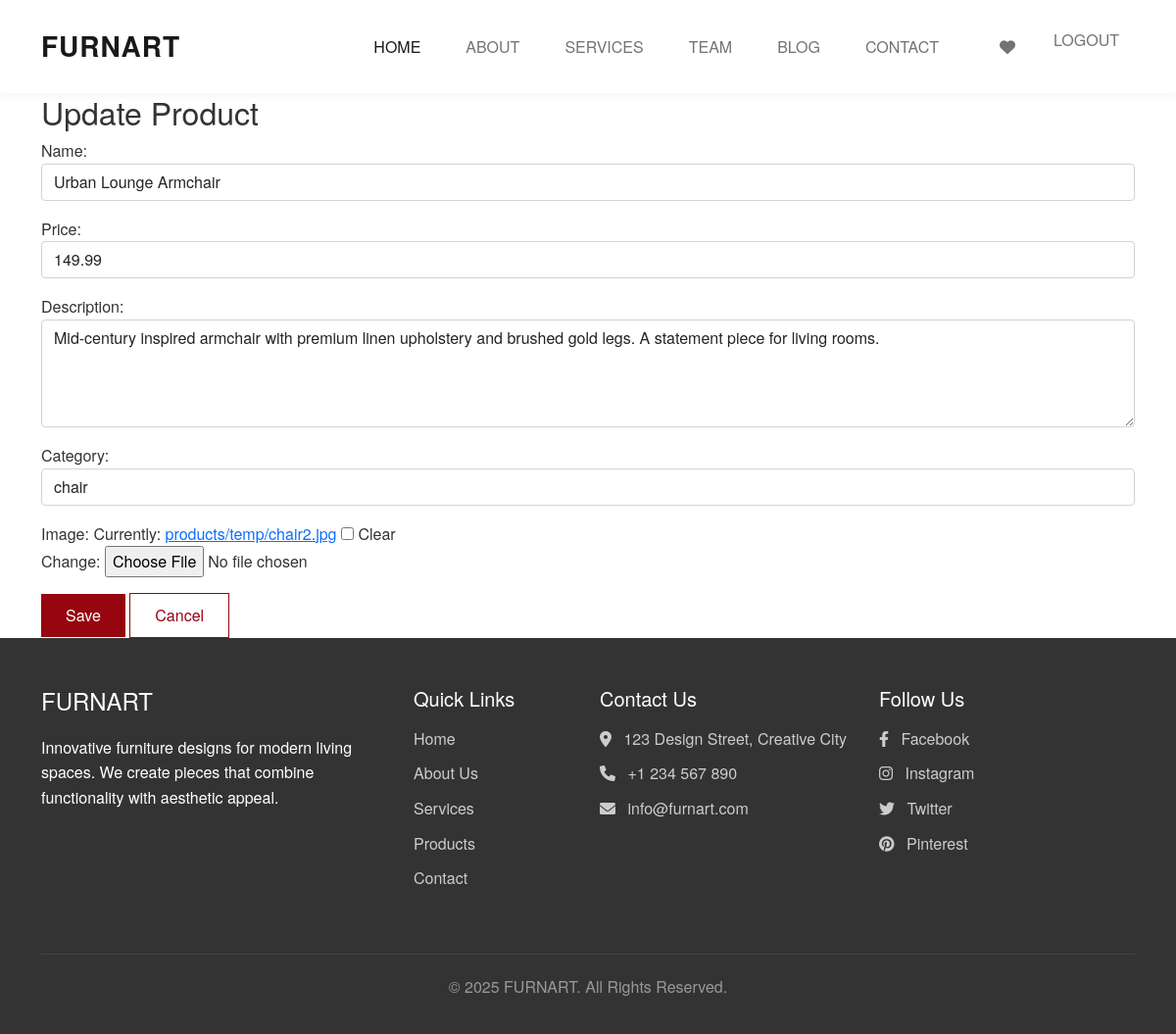
The page /products/9/update/ (signed in) on the database its author committed.
### ecommerce/models.py (models this page shows, shortened)
class Product(models.Model):
    name=models.CharField(max_length=200)
    price=models.DecimalField(max_digits=10,decimal_places=2)
    description=models.TextField()
    image=models.ImageField(upload_to=product_image_path,null=True,blank=True)
    category=models.ForeignKey(Category,on_delete=models.CASCADE)
    created_by=models.ForeignKey(User,on_delete=models.SET_NULL,null=True,related_name='products_created')
    created_at=models.DateTimeField(auto_now_add=True)
    updated_at=models.DateTimeField(auto_now=True)

class Category(models.Model):
    name=models.CharField(max_length=100)
    created_by=models.ForeignKey(User,on_delete=models.SET_NULL,null=True,related_name='categories_created')
    updated_at=models.DateTimeField(auto_now=True)
    created_at=models.DateTimeField(auto_now_add=True)
    def __str__(self):
        return self.name

### ecommerce/views.py (the view)
# urls.py: path('products/<int:pk>/update/', views.ProductUpdateView.as_view(), name='product_update'),
class ProductUpdateView(LoginRequiredMixin, UserPassesTestMixin, UpdateView):
    model = Product
    form_class = ProductForm
    template_name = 'ecommerce/product_form.html'
    success_url = reverse_lazy('product_list')
    def test_func(self):
        return self.request.user.role == 'ADMIN'

### ecommerce/forms.py
class ProductForm(forms.ModelForm):
    class Meta:
        model = Product
        fields = ['name', 'price', 'description', 'category', 'image']
        widgets = {
            'name': forms.TextInput(attrs={'class': 'form-control'}),
            'price': forms.NumberInput(attrs={'class': 'form-control'}),
            'description': forms.Textarea(attrs={'class': 'form-control', 'rows': 4}),
            'category': forms.Select(attrs={'class': 'form-control'}),
        }

### templates/ecommerce/product_form.html (shortened to what this page needs)
{% extends 'ecommerce/base.html' %}
{% block content %}
<div class="container">
    <h2>{% if product %}Update{% else %}Create{% endif %} Product</h2>
    <form method="post" enctype="multipart/form-data">
        {{ form.as_p }}
        <button type="submit" class="btn btn-primary">Save</button>
        <a href="{% url 'product_list' %}" class="btn btn-secondary">Cancel</a>
    </form>
</div>
{% endblock %}

### templates/ecommerce/base.html (style rules this page uses)
:root { --primary-color: #333; --secondary-color: #666; --accent-color: #960510; --light-color: #f8f9fa; }
body { font-family: 'Helvetica Neue', Arial, sans-serif; color: var(--primary-color); line-height: 1.6; overflow-x: hidden; }
.btn-primary { background-color: var(--accent-color); border: none; padding: 10px 25px; border-radius: 0; }
.btn-secondary { border: 1px solid var(--accent-color); color: var(--accent-color); background: transparent; padding: 10px 25px; border-radius: 0; }

### rows shown on the page
Product: name "Urban Lounge Armchair", price "149.99", description "Mid-century inspired armchair with premium linen upholstery and brushed gold legs. A statement piece for living rooms.", category "chair"
